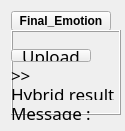
<?xml version="1.0" encoding="UTF-8"?>
<ui version="4.0">
 <class>Form</class>
 <widget class="QWidget" name="Form">
  <property name="geometry">
   <rect>
    <x>0</x>
    <y>0</y>
    <width>125</width>
    <height>131</height>
   </rect>
  </property>
  <property name="sizePolicy">
   <sizepolicy hsizetype="Fixed" vsizetype="Fixed">
    <horstretch>0</horstretch>
    <verstretch>0</verstretch>
   </sizepolicy>
  </property>
  <property name="minimumSize">
   <size>
    <width>120</width>
    <height>100</height>
   </size>
  </property>
  <property name="windowTitle">
   <string/>
  </property>
  <layout class="QFormLayout" name="formLayout">
   <item row="0" column="0">
    <widget class="QPushButton" name="delBTN">
     <property name="sizePolicy">
      <sizepolicy  hsizetype="Fixed" vsizetype="Fixed">
       <horstretch>0</horstretch>
       <verstretch>0</verstretch>
      </sizepolicy>
     </property>
     <property name="minimumSize">
      <size>
       <width>100</width>
       <height>20</height>
      </size>
     </property>
     <property name="font">
      <font>
       <pointsize>9</pointsize>
       <weight>75</weight>
       <bold>true</bold>
      </font>
     </property>
     <property name="text">
      <string>Final_Emotion</string>
     </property>
    </widget>
   </item>
   <item row="1" column="0">
    <widget class="QLabel" name="imgLBL">
     <property name="sizePolicy">
      <sizepolicy hsizetype="Minimum" vsizetype="Fixed">
       <horstretch>0</horstretch>
       <verstretch>0</verstretch>
      </sizepolicy>
     </property>
     <property name="minimumSize">
      <size>
       <width>110</width>
       <height>85</height>
      </size>
     </property>
     <property name="frameShape">
      <enum>QFrame::Box</enum>
     </property>
     <property name="frameShadow">
      <enum>QFrame::Raised</enum>
     </property>
     <property name="text">
      <string/>
     </property>
     <property name="alignment">
      <set>Qt::AlignCenter</set>
     </property>
    </widget>
   </item>
   <item row="3" column="0">
    <widget class="QPushButton" name="uploadbtn">
     <property name="geometry">
      <rect>
       <x>180</x>
       <y>90</y>
       <width>121</width>
       <height>25</height>
      </rect>
     </property>
     <property name="font">
      <font>
       <family>Ubuntu Condensed</family>
       <pointsize>13</pointsize>
      </font>
     </property>
     <property name="text">
      <string>Upload</string>
     </property>
    </widget>
   </item>
   <item row="4" column="0">
    <widget class="QLabel" name="remlbl">
     <property name="geometry">
      <rect>
       <x>400</x>
       <y>40</y>
       <width>311</width>
       <height>20</height>
      </rect>
     </property>
     <property name="font">
      <font>
       <family>Ubuntu Condensed</family>
       <pointsize>13</pointsize>
      </font>
     </property>
     <property name="text">
      <string>&gt;&gt; </string>
     </property>
    </widget>
   </item>
   <item row="5" column="0">
    <widget class="QLabel" name="hybrid">
     <property name="geometry">
      <rect>
       <x>100</x>
       <y>150</y>
       <width>581</width>
       <height>17</height>
      </rect>
     </property>
     <property name="font">
      <font>
       <family>Ubuntu Condensed</family>
       <pointsize>13</pointsize>
      </font>
     </property>
     <property name="text">
      <string>Hybrid result </string>
     </property>
    </widget>
   </item> 
   <item row="6" column="0">
    <widget class="QLabel" name="msglbl">
     <property name="geometry">
      <rect>
       <x>100</x>
       <y>150</y>
       <width>581</width>
       <height>17</height>
      </rect>
     </property>
     <property name="font">
      <font>
       <family>Ubuntu Condensed</family>
       <pointsize>13</pointsize>
      </font>
     </property>
     <property name="text">
      <string>Message : </string>
     </property>
    </widget>
   </item> 
  </layout>
 </widget>
 <resources/>
 <connections/>
</ui>
